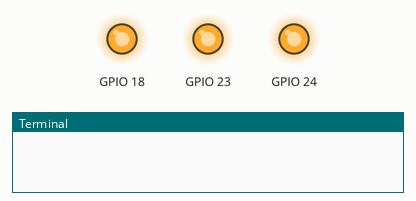
Recording of a program running on a simulated Raspberry Pi (BCM pin numbers). Parts: output pins drawn as LEDs (lit = HIGH), the last lines printed to the terminal. At 20.0 s the program stops and its outputs stay as they are.

Above: at 0.5 s.
At 3.5 s:
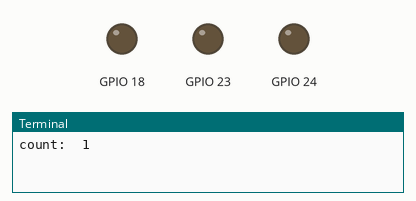
Timing chart, 0 to 4.6 s (numbered marks = the images above):
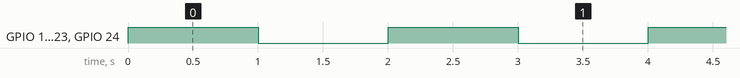

The program:

led_blink.py
```python
# CamJam EduKit 1 - Basics
# Worksheet 3 - Blinking LED

# Import libraries
import time
import RPi.GPIO as GPIO

GPIO.setmode(GPIO.BCM)
GPIO.setwarnings(False)

GPIO.setup(18, GPIO.OUT)
GPIO.setup(23, GPIO.OUT)
GPIO.setup(24, GPIO.OUT)


count = 0

while count < 10:

    GPIO.output(18, GPIO.HIGH)
    GPIO.output(23, GPIO.HIGH)
    GPIO.output(24, GPIO.HIGH)

    time.sleep(1)


    GPIO.output(18, GPIO.LOW)
    GPIO.output(23, GPIO.LOW)
    GPIO.output(24, GPIO.LOW)

    time.sleep(1)

    count += 1

    print("count: ", count)

GPIO.cleanup()
```

Measured:
- by itself, GPIO 18, GPIO 23, GPIO 24: alternates HIGH for 1.0 s and LOW for 1.0 s, 20 changes in all, then stays LOW
